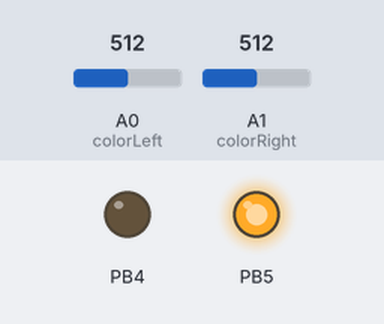
A sketch run on a simulated ATtiny85, built with avr-gcc and run on an emulated ATtiny85. On the bench: output pins drawn as LEDs (lit = HIGH). Dashed ring = blinking. The test bench sets the inputs (shaded band); at power-on: A0 (colorLeft) = 512, A1 (colorRight) = 512. What the sketch prints to the serial monitor is not drawn.

Above: at 4.3 s.
4.4 s: A0 (colorLeft) set to 489
At 4.52 s:
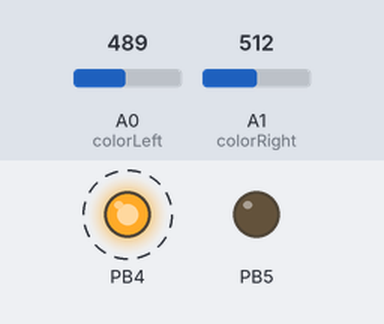
7.4 s: A0 (colorLeft) set to 510
At 8.6 s:
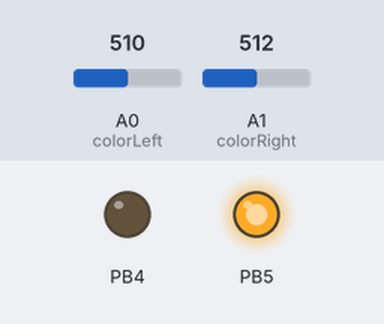
9.1 s: A1 (colorRight) set to 485
At 9.9 s:
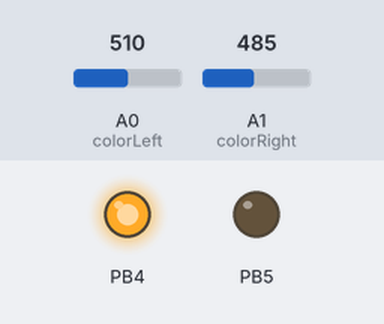
11.2 s: A1 (colorRight) set to 510
At 12.2 s:
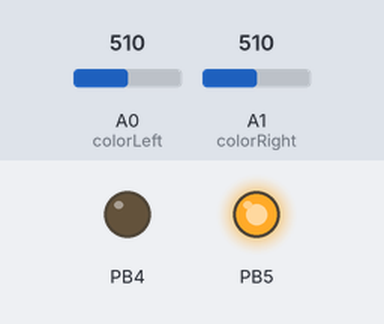
14.2 s: A1 (colorRight) set to 490
At 15.0 s:
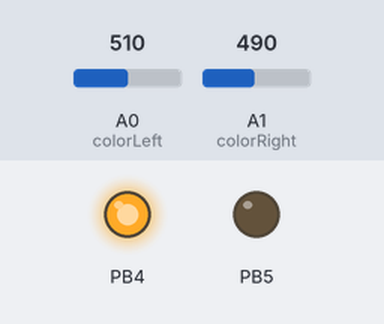
Timing chart, 0 to 16.7 s (numbered marks = the images above; inputs shaded):
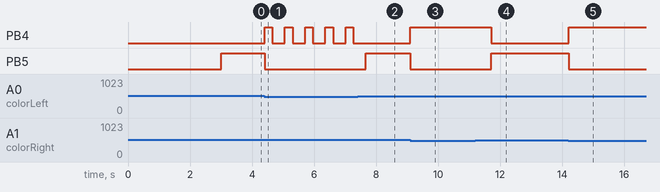

Measured:
- the behaviour switches between 501 and 500 on A0 (colorLeft) (found by bisection; images 0 and 1)
- the behaviour switches between 501 and 500 on A1 (colorRight) (found by bisection; images 2 and 3)
- after the input at 4.4 s, PB4: alternates HIGH for 0.25 s and LOW for 0.40 s, starting at once; PB5: HIGH → LOW at once
- after the input at 7.4 s, PB4: stops changing and stays LOW; PB5: LOW → HIGH after 0.26 s
- after the input at 9.1 s, PB4: LOW → HIGH at once; PB5: HIGH → LOW at once
- after the input at 11.2 s, PB4: HIGH → LOW after 0.51 s; PB5: LOW → HIGH after 0.51 s
- after the input at 14.2 s, PB4: LOW → HIGH at once; PB5: HIGH → LOW at once

The sketch:

main.ino
```cpp
// Include the Cytron motor driver library for controlling DC motors
#include "CytronMotorDriver.h"
#include "digitalWriteFast.h"

// IR sensor pins for obstacle detection
const int leftIR = 11;   // Left IR sensor pin
const int centerIR = 12; // Center IR sensor pin
const int rightIR = 13;  // Right IR sensor pin
const int backIR = 10;   // Back IR sensor pin (currently unused)

// Color sensor pins for detecting white boundary lines
const int colorLeft = A0;  // Left color sensor (analog pin)
const int colorRight = A1; // Right color sensor (analog pin)

// Motor speed settings (0-255 PWM values)
const int forwardSpeed = 180; // Normal forward movement speed
const int backwardSpeed = 50; // Backward movement speed
const int turnSpeed = 100;    // Turning speed
const int sprintSpeed = 190;  // High speed when enemy is detected

// Sensor threshold values
const int whiteThreshold = 500;  // Analog value threshold for detecting white surface
const int distanceThreshold = 1; // Digital threshold for IR obstacle detection

// Behavior control flags
const bool hardTurn = true;                  // Enable hard turns (both motors in opposite directions)
const bool ignoreWhiteIfAttacking = false;   // Ignore white lines when enemy is detected
const bool sprintOnceFoundEnemy = true;      // Use sprint speed when enemy is found
const bool turnBackwardsWhenSeeWhite = true; // Back up before turning when white line detected
const bool useFastPinWrites = true;
const bool reverseIrOutput = false;
const bool debug = false;

// Timing values for movements (in milliseconds)
const int turnTimeOnWhite = 400;     // Time to turn when white line detected
const int backwardTimeOnWhite = 250; // Time to move backward when white line detected

// Initialize motor driver objects using PWM_DIR mode
// PWM_DIR mode uses separate pins for speed (PWM) and direction
CytronMD motorLeft(PWM_DIR, 5, 4);  // Left motor: PWM pin 5, DIR pin 4
CytronMD motorRight(PWM_DIR, 6, 7); // Right motor: PWM pin 6, DIR pin 7

void setup()
{
  Serial.begin(9600);
  if (useFastPinWrites)
  {
    pinModeFast(leftIR, INPUT);
    pinModeFast(centerIR, INPUT);
    pinModeFast(rightIR, INPUT);
    pinModeFast(backIR, INPUT);

    pinModeFast(colorLeft, INPUT);
    pinModeFast(colorRight, INPUT);
  }
  else
  {
    // Configure IR sensor pins as inputs
    pinMode(leftIR, INPUT);
    pinMode(centerIR, INPUT);
    pinMode(rightIR, INPUT);
    pinMode(backIR, INPUT);

    // Configure color sensor pins as inputs (analog pins don't need pinMode)
    pinMode(colorLeft, INPUT);
    pinMode(colorRight, INPUT);
  }
  // Wait 3 seconds before starting (sumo competition requirement)
  delay(3000);

  sprint();
  delay(100);
}

// Movement functions

// Move forward at normal speed
void forward()
{
  // Serial.println("Moving Forward");
  motorLeft.setSpeed(forwardSpeed);
  motorRight.setSpeed(forwardSpeed);
}

// Move backward at reduced speed
void backward()
{
  /// Serial.println("Moving Backward");
  motorLeft.setSpeed(-backwardSpeed);
  motorRight.setSpeed(-backwardSpeed);
}

// Turn left - either hard turn or soft turn based on hardTurn flag
void left()
{
  if (hardTurn)
  {
    /// Serial.println("Moving left hard turn");
    // Hard turn: left motor backward, right motor forward
    motorLeft.setSpeed(-turnSpeed);
    motorRight.setSpeed(turnSpeed);
  }
  else
  {
    /// Serial.println("Moving left soft turn");
    // Soft turn: stop left motor, move right motor forward
    motorLeft.setSpeed(0);
    motorRight.setSpeed(turnSpeed);
  }
}

// Turn right - either hard turn or soft turn based on hardTurn flag
void right()
{
  if (hardTurn)
  {
    /// Serial.println("Moving right hard turn");
    // Hard turn: left motor forward, right motor backward
    motorLeft.setSpeed(turnSpeed);
    motorRight.setSpeed(-turnSpeed);
  }
  else
  {
    /// Serial.println("Moving right soft turn");
    // Soft turn: move left motor forward, stop right motor
    motorLeft.setSpeed(turnSpeed);
    motorRight.setSpeed(0);
  }
}

// Stop both motors
void stop()
{
  /// Serial.println("Stopping Motors");
  motorLeft.setSpeed(0);
  motorRight.setSpeed(0);
}

// Sensor reading functions

// Check if white surface is detected at specified analog pin
// Returns true if analog reading is above white threshold
bool isWhiteAt(int pinNum)
{
  if (debug)
  {
    Serial.print(pinNum);
    Serial.print(" : ");
    Serial.println(analogRead(pinNum));
  }
  if (analogRead(pinNum) <= whiteThreshold)
  {
    return true;
  }

  return false;
}

// Check if obstacle is detected by IR sensor at specified digital pin
// Returns true if digital reading indicates object within distance threshold
bool canSeeAt(int pinNum)
{
  if (useFastPinWrites)
  {
    // Serial.print(pinNum);
    // Serial.print(" : ");
    // Serial.println(digitalReadFast(pinNum));
    if (digitalReadFast(pinNum) < distanceThreshold)
    {
      return reverseIrOutput ? false : true;
    }
  }
  else
  {
    if (digitalRead(pinNum) < distanceThreshold)
    {
      return reverseIrOutput ? false : true;
    }
  }
  return reverseIrOutput ? true : false;
}

// Move forward at high speed (sprint mode)
void sprint()
{
  /// Serial.println("Sprinting Forward");
  motorLeft.setSpeed(sprintSpeed);
  motorRight.setSpeed(sprintSpeed);
}

void loop()
{
  // Main control logic - runs continuously

  // Priority 1: If enemy detected in center AND not on white line (or ignoring white)
  if (canSeeAt(centerIR) && (ignoreWhiteIfAttacking || (!isWhiteAt(colorLeft) && !isWhiteAt(colorRight))))
  {
    Serial.println("Found enemy");
    if (sprintOnceFoundEnemy)
    {

      sprint(); // Attack at high speed
    }
    else
    {
      forward(); // Attack at normal speed
    }
  }
  // Priority 2: White line detected on left side - avoid going out of bounds
  else if (isWhiteAt(colorLeft))
  {
    Serial.println("Found white on left");
    if (turnBackwardsWhenSeeWhite)
    {
      backward(); // Back away from edge
      if (backwardTimeOnWhite > 0)
      {
        delay(backwardTimeOnWhite);
      }
    }
    right(); // Turn away from left edge
    if (turnTimeOnWhite > 0)
    {
      delay(turnTimeOnWhite);
    }
  }
  // Priority 3: White line detected on right side - avoid going out of bounds
  else if (isWhiteAt(colorRight))
  {
    Serial.println("Found white on right");
    if (turnBackwardsWhenSeeWhite)
    {
      backward(); // Back away from edge
      if (backwardTimeOnWhite > 0)
      {
        delay(backwardTimeOnWhite);
      }
    }
    left(); // Turn away from right edge
    if (turnTimeOnWhite > 0)
    {
      delay(turnTimeOnWhite);
    }
  }
  // Priority 4: Enemy detected on left side
  else if (canSeeAt(leftIR))
  {
    Serial.println("Found enemy on the left");
    left();
  }
  // Priority 5: Enemy detected on right side
  else if (canSeeAt(rightIR))
  {
    Serial.println("Found enemy on the right");
    right();
  }
  // Default: No enemy detected, search by moving forward
  else
  {
    forward();
  }
}
```

CytronMotorDriver.cpp
```cpp
#include "CytronMotorDriver.h"

CytronMD::CytronMD(MODE mode, uint8_t pin1, uint8_t pin2)
{
      _mode = mode;
      _pin1 = pin1;
      _pin2 = pin2;

      pinMode(_pin1, OUTPUT);
      pinMode(_pin2, OUTPUT);

      digitalWrite(_pin1, LOW);
      digitalWrite(_pin2, LOW);
}

void CytronMD::setSpeed(int16_t speed)
{
      // Make sure the speed is within the limit.
      if (speed > 255)
      {
            speed = 255;
      }
      else if (speed < -255)
      {
            speed = -255;
      }

      // Set the speed and direction.
      switch (_mode)
      {
      case PWM_DIR:
            if (speed >= 0)
            {
#if defined(ARDUINO_ARCH_ESP32)
                  ledcWrite(_pin1, speed);
#else
                  analogWrite(_pin1, speed);
#endif

                  digitalWrite(_pin2, LOW);
            }
            else
            {

#if defined(ARDUINO_ARCH_ESP32)
                  ledcWrite(_pin1, -speed);
#else
                  analogWrite(_pin1, -speed);
#endif

                  digitalWrite(_pin2, HIGH);
            }
            break;

      case PWM_PWM:
            if (speed >= 0)
            {
#if defined(ARDUINO_ARCH_ESP32)
                  ledcWrite(_pin1, speed);
                  ledcWrite(_pin2, 0);
#else
                  analogWrite(_pin1, speed);
                  analogWrite(_pin2, 0);
#endif
            }
            else
            {
#if defined(ARDUINO_ARCH_ESP32)
                  ledcWrite(_pin1, 0);
                  ledcWrite(_pin2, -speed);
#else
                  analogWrite(_pin1, 0);
                  analogWrite(_pin2, -speed);
#endif
            }
            break;
      }
}
```

CytronMotorDriver.h
```cpp
#ifndef CYTRON_MOTOR_DRIVER_H
#define CYTRON_MOTOR_DRIVER_H

#include <Arduino.h>
#include <stdint.h>


enum MODE {
  PWM_DIR,
  PWM_PWM,
};


class CytronMD
{
  public:
    CytronMD(MODE mode, uint8_t pin1, uint8_t pin2);
    void setSpeed(int16_t speed);

  protected:
    MODE _mode;
  	uint8_t _pin1;
    uint8_t _pin2;
};


/* class CytronMD10C : public CytronMD
{
  public:
    CytronMD10C(uint8_t pwmPin, uint8_t dirPin) : CytronMD(PWM_DIR, pwmPin, dirPin) {};
};


class CytronMD13S : public CytronMD
{
  public:
    CytronMD13S(uint8_t pwmPin, uint8_t dirPin) : CytronMD(PWM_DIR, pwmPin, dirPin) {};
}; */

#endif
```

Source omitted: digitalWriteFast.h (20992 bytes)
